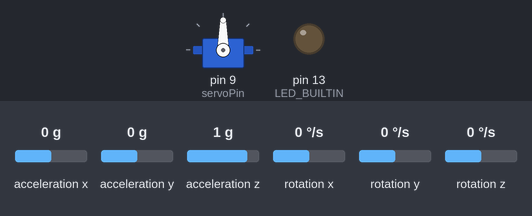
A sketch run on a simulated Arduino Uno, built with avr-gcc and run on an emulated ATmega328P. On the bench: servo, output pins drawn as LEDs (lit = HIGH). The test bench sets the inputs (shaded band); at power-on: acceleration y 0 g, acceleration x 0 g, acceleration z 1 g, rotation x 0 °/s, rotation y 0 °/s, rotation z 0 °/s. What the sketch prints to the serial monitor is not drawn.

Above: at 4.2 s.
4.3 s: acceleration y set to 0.4 g
At 4.6 s:
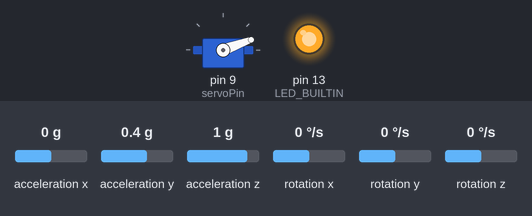
At 17.7 s:
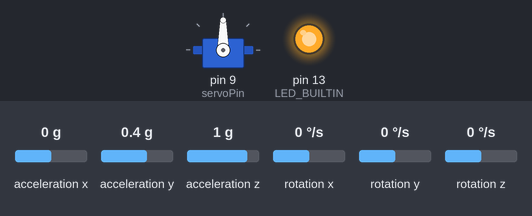
Timing chart, 0 to 18.0 s (numbered marks = the images above; inputs shaded):
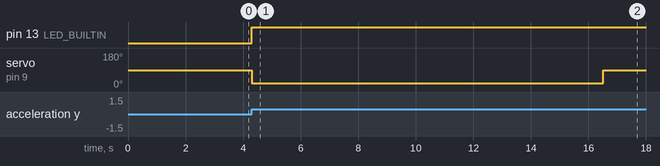

Measured:
- the behaviour switches between 0.2 and 0.3 g on acceleration y (found by bisection; images 0 and 1)
- after the input at 4.3 s, pin 13 (LED_BUILTIN): LOW → HIGH at once; servo on pin 9 (servoPin): 90° → 20° at once, → 90° 12.2 s later

The sketch:

BusPivot.ino
```cpp
/* Bus Pivot:
 *  The bus is on a pivot and will act like a seesaw. It will be flooded with water,
 *  until it begins to tilt,
 *  A acc/gyro chip will measure the tilt angle
 *  When the bus hits the ground, the rear door will be open and spill the water out
 *  Once the water has spilled out the bus will tip back and the door will be closed
 *
 *  Arduino libraries need: MPU6050_tockn (install via Library manager)
 *  created by robotfreak p.recktenwald@gmail.com
 */

#include <MPU6050_tockn.h>
#include <Wire.h>
#include <Servo.h>

//#define _DEBUG   // Uncomment to enable debug output (e.g. show angle in serial plotter)
const char version[4] = "v1.0";
const int servoPin = 9;       //pin to connect the door servo

MPU6050 mpu6050(Wire);
Servo doorServo;

const int DOOR_OPEN = 20;     //servo postion for door open
const int DOOR_CLOSE = 90;    //servo postion for door close

const int TILT_ANGLE_MAX = 15;    //max tilt angle to open the door
const int TILT_ANGLE_MIN = 1;     //min tilt angle to open the door
const int OPEN_DELAY = 4000;       //delay time (in ms) to leave the door open

enum eState {
  S_INIT,
  S_OPEN,
  S_CLOSE
};

enum eState state = S_INIT;
int timer = 0;

void setup() {
  Serial.begin(9600);
  Serial.print("Bus Pivot ");
  Serial.println(version);
  Wire.begin();
  mpu6050.begin();
  mpu6050.calcGyroOffsets(true);
  doorServo.attach(servoPin);
  doorServo.write(DOOR_CLOSE);
  pinMode(LED_BUILTIN, OUTPUT);
  digitalWrite(LED_BUILTIN, LOW);
  state = S_INIT;
  timer = 0;
  Serial.println("\n>INIT");
}

void loop() {
  int x,y,z;
  mpu6050.update();
  x = mpu6050.getAngleX();
  y = mpu6050.getAngleY();
  z = mpu6050.getAngleZ();
#ifdef _DEBUG
  Serial.print(x);
  Serial.print(",");
  Serial.print(y);
  Serial.print(",");
  Serial.println(z);
#endif
  //Serial.print("angleX : ");
  //Serial.print(mpu6050.getAngleX());
  //Serial.print(,);
  //Serial.print("\tangleY : ");
  //Serial.print(mpu6050.getAngleY());
  //Serial.print("\tangleZ : ");
  //Serial.println(mpu6050.getAngleZ());

  switch(state) {
    case S_INIT:
      if (x >= TILT_ANGLE_MAX) { // when max seesaw angle has been reached
        digitalWrite(LED_BUILTIN, HIGH);
        doorServo.write(DOOR_OPEN);  // open the door
        timer = OPEN_DELAY;
        Serial.println(">OPEN");
        state = S_OPEN;
      }
    break;
    case S_OPEN:
      if (timer) {
        timer--;
        if ((timer % 100) == 0) Serial.print(".");
        delay(1);
      }
      else {
        doorServo.write(DOOR_CLOSE); // close the door
        Serial.println("\n>CLOSE");
        state = S_CLOSE;
      }
    break;
    case S_CLOSE:
      if (x <= TILT_ANGLE_MIN) {
        digitalWrite(LED_BUILTIN, LOW);
        Serial.println(">INIT");
        state = S_INIT;
      }
    break;
    default:
      state = S_INIT;
    break;

  }
}
```
